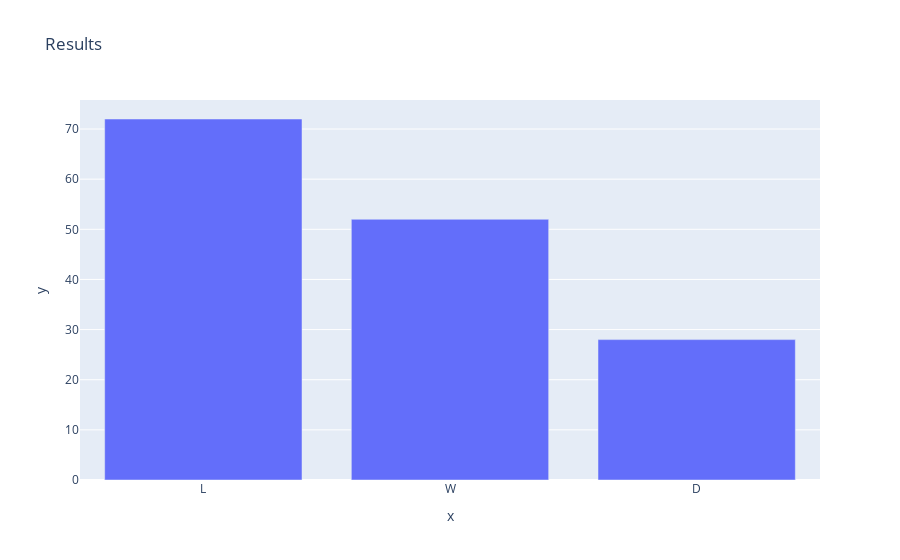

Notebook code cell kept with this figure:
### Code cell
px.bar(x=matches_df['Result'].unique(), y=matches_df['Result'].value_counts().values, title='Results')

### Figure 1 — Plotly figure (JSON) as saved in the notebook; plotly's stock layout.template omitted (floating-point values rounded to 4 significant figures)
{"data": [{"alignmentgroup": "True", "hovertemplate": "x=%{x}<br>y=%{y}<extra></extra>", "legendgroup": "", "marker": {"color": "#636efa", "pattern": {"shape": ""}}, "name": "", "offsetgroup": "", "orientation": "v", "showlegend": false, "textposition": "auto", "type": "bar", "x": ["L", "W", "D"], "xaxis": "x", "y": [72, 52, 28], "yaxis": "y"}], "layout": {"barmode": "relative", "legend": {"tracegroupgap": 0}, "title": {"text": "Results"}, "xaxis": {"anchor": "y", "domain": [0, 1], "title": {"text": "x"}}, "yaxis": {"anchor": "x", "domain": [0, 1], "title": {"text": "y"}}}}
